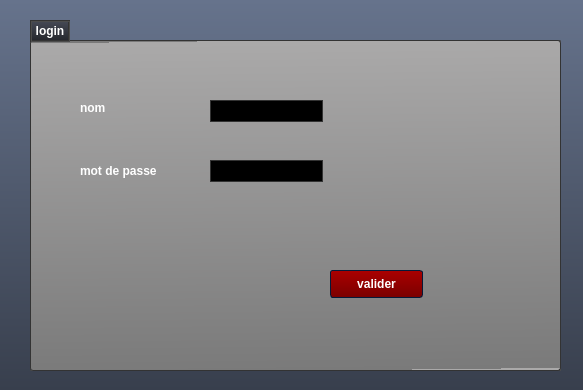
<?xml version="1.0" encoding="UTF-8"?>
<ui version="4.0">
 <class>login</class>
 <widget class="QDialog" name="login">
  <property name="geometry">
   <rect>
    <x>0</x>
    <y>0</y>
    <width>583</width>
    <height>390</height>
   </rect>
  </property>
  <property name="windowTitle">
   <string>Dialog</string>
  </property>
  <property name="styleSheet">
   <string notr="true">/*Copyright (c) DevSec Studio. All rights reserved.

MIT License

Permission is hereby granted, free of charge, to any person obtaining a copy
of this software and associated documentation files (the &quot;Software&quot;), to deal
in the Software without restriction, including without limitation the rights
to use, copy, modify, merge, publish, distribute, sublicense, and/or sell
copies of the Software, and to permit persons to whom the Software is
furnished to do so, subject to the following conditions:

The above copyright notice and this permission notice shall be included in all
copies or substantial portions of the Software.

THE SOFTWARE IS PROVIDED *AS IS*, WITHOUT WARRANTY OF ANY KIND, EXPRESS OR
IMPLIED, INCLUDING BUT NOT LIMITED TO THE WARRANTIES OF MERCHANTABILITY,
FITNESS FOR A PARTICULAR PURPOSE AND NONINFRINGEMENT. IN NO EVENT SHALL THE
AUTHORS OR COPYRIGHT HOLDERS BE LIABLE FOR ANY CLAIM, DAMAGES OR OTHER
LIABILITY, WHETHER IN AN ACTION OF CONTRACT, TORT OR OTHERWISE, ARISING FROM,
OUT OF OR IN CONNECTION WITH THE SOFTWARE OR THE USE OR OTHER DEALINGS IN THE
SOFTWARE.
*/

/*-----QWidget-----*/
QWidget
{
	background-color: qlineargradient(spread:repeat, x1:1, y1:0, x2:1, y2:1, stop:0 rgba(102, 115, 140, 255),stop:1 rgba(56, 63, 77, 255));
	color: #ffffff;
	border-color: #051a39;

}


/*-----QLabel-----*/
QLabel
{
	background-color: transparent;
	color: #ffffff;
	font-weight: bold;

}


QLabel::disabled
{
	background-color: transparent;
	color: #898988;

}


/*-----QMenuBar-----*/
QMenuBar
{
	background-color: #484c58;
	color: #ffffff;
	border-color: #051a39;
	font-weight: bold;

}


QMenuBar::disabled
{
	background-color: #404040;
	color: #898988;
	border-color: #051a39;

}


QMenuBar::item
{
    background-color: transparent;

}


QMenuBar::item:selected
{
    background-color: #c4c5c3;
	color: #000000;
    border: 1px solid #000000;

}


QMenuBar::item:pressed
{
    background-color: #979796;
    border: 1px solid #000;
    margin-bottom: -1px;
    padding-bottom: 1px;

}


/*-----QMenu-----*/
QMenu
{
    background-color: #c4c5c3;
    border: 1px solid;
    color: #000000;
	font-weight: bold;

}


QMenu::separator
{
    height: 1px;
    background-color: #363942;
    color: #ffffff;
    padding-left: 4px;
    margin-left: 10px;
    margin-right: 5px;

}


QMenu::item
{
    min-width : 150px;
    padding: 3px 20px 3px 20px;

}


QMenu::item:selected
{
    background-color: #363942;
    color: #ffffff;

}


QMenu::item:disabled
{
    color: #898988;
}


/*-----QToolTip-----*/
QToolTip
{
	background-color: #bbbcba;
	color: #000000;
	border-color: #051a39;
	border : 1px solid #000000;
	border-radius: 2px;

}


/*-----QPushButton-----*/
QPushButton
{
	background-color: qlineargradient(spread:repeat, x1:0.486, y1:0, x2:0.505, y2:1, stop:0.00480769 rgba(170, 0, 0, 255),stop:1 rgba(122, 0, 0, 255));
	color: #ffffff;
	font-weight: bold;
	border-style: solid;
	border-width: 1px;
	border-radius: 3px;
	border-color: #051a39;
	padding: 5px;

}


QPushButton::disabled
{
	background-color: #404040;
	color: #656565;
	border-color: #051a39;

}


QPushButton::hover
{
	background-color: #9c0000;
	color: #ffffff;
	border-style: solid;
	border-width: 1px;
	border-radius: 3px;
	border-color: #051a39;
	padding: 5px;

}


QPushButton::pressed
{
	background-color: #880000;
	color: #ffffff;
	border-style: solid;
	border-width: 2px;
	border-radius: 3px;
	border-color: #000000;
	padding: 5px;

}


/*-----QToolButton-----*/
QToolButton 
{
	background-color: qlineargradient(spread:repeat, x1:1, y1:0, x2:1, y2:1, stop:0 rgba(177, 181, 193, 255),stop:1 rgba(159, 163, 174, 255));
	color: #ffffff;
	font-weight: bold;
	border-style: solid;
	border-width: 1px;
	border-radius: 3px;
	border-color: #051a39;
	padding: 5px;

}


QToolButton::disabled
{
	background-color: #404040;
	color: #656565;
	border-color: #051a39;

}


QToolButton::hover
{
	background-color: #9fa3ae;
	color: #ffffff;
	border-style: solid;
	border-width: 1px;
	border-radius: 3px;
	border-color: #051a39;
	padding: 5px;

}


QToolButton::pressed
{
	background-color: #7b7e86;
	color: #ffffff;
	border-style: solid;
	border-width: 2px;
	border-radius: 3px;
	border-color: #000000;
	padding: 5px;

}


/*-----QComboBox-----*/
QComboBox
{
    background-color: qlineargradient(spread:repeat, x1:1, y1:0, x2:1, y2:1, stop:0 rgba(118, 118, 118, 255),stop:1 rgba(70, 70, 70, 255));
    border: 1px solid #333333;
    border-radius: 3px;
    padding-left: 6px;
    color: lightgray;
	font-weight: bold;
    height: 20px;

}


QComboBox::disabled
{
	background-color: #404040;
	color: #656565;
	border-color: #051a39;

}


QComboBox:hover
{
    background-color: #646464;

}


QComboBox:on
{
    background-color: #979796;
	color: #000000;

}


QComboBox QAbstractItemView
{
    background-color: #c4c5c3;
    color: #000000;
    border: 1px solid black;
    selection-background-color: #363942;
    selection-color: #ffffff;
    outline: 0;

}


QComboBox::drop-down
{
    subcontrol-origin: padding;
    subcontrol-position: top right;
    width: 15px;
    border-left-width: 1px;
    border-left-color: darkgray;
    border-left-style: solid; 
    border-top-right-radius: 3px; 
    border-bottom-right-radius: 3px;

}


QComboBox::down-arrow
{
    image: url(://arrow-down.png);
    width: 8px;
    height: 8px;
}


/*-----QSpinBox &amp; QDoubleSpinBox &amp; QDateTimeEdit-----*/
QSpinBox, 
QDoubleSpinBox,
QDateTimeEdit
{
	background-color: #000000;
	color: #00ff00;
	font-weight: bold;
	border: 1px solid #333333;
	padding : 4px;

}


QSpinBox::disabled, 
QDoubleSpinBox::disabled,
QDateTimeEdit::disabled
{
	background-color: #404040;
	color: #656565;
	border-color: #051a39;

}


QSpinBox:hover, 
QDoubleSpinBox::hover,
QDateTimeEdit::hover
{
    border: 1px solid #00ff00;

}


QSpinBox::up-button, QSpinBox::down-button,
QDoubleSpinBox::up-button, QDoubleSpinBox::down-button,
QDateTimeEdit::up-button, QDateTimeEdit::down-button
{
	background-color: qlineargradient(spread:repeat, x1:1, y1:0, x2:1, y2:1, stop:0 rgba(118, 118, 118, 255),stop:1 rgba(70, 70, 70, 255));
    border: 0px solid #333333;

}


QSpinBox::disabled, 
QDoubleSpinBox::disabled,
QDateTimeEdit::disabled
{
	background-color: #404040;
	color: #656565;
	border-color: #051a39;

}


QSpinBox::up-button:hover, QSpinBox::down-button:hover,
QDoubleSpinBox::up-button:hover, QDoubleSpinBox::down-button:hover,
QDateTimeEdit::up-button:hover, QDateTimeEdit::down-button:hover
{
	background-color: #646464;
    border: 1px solid #333333;


}


QSpinBox::up-button:disabled, QSpinBox::down-button:disabled,
QDoubleSpinBox::up-button:disabled, QDoubleSpinBox::down-button:disabled,
QDateTimeEdit::up-button:disabled, QDateTimeEdit::down-button:disabled
{
	background-color: #404040;
	color: #656565;
	border-color: #051a39;

}


QSpinBox::up-button:pressed, QSpinBox::down-button:pressed,
QDoubleSpinBox::up-button:pressed, QDoubleSpinBox::down-button::pressed,
QDateTimeEdit::up-button:pressed, QDateTimeEdit::down-button::pressed
{
    background-color: #979796;
    border: 1px solid #444444;

}


QSpinBox::down-arrow,
QDoubleSpinBox::down-arrow,
QDateTimeEdit::down-arrow
{
    image: url(://arrow-down.png);
    width: 7px;

}


QSpinBox::up-arrow,
QDoubleSpinBox::up-arrow,
QDateTimeEdit::up-arrow
{
    image: url(://arrow-up.png);
    width: 7px;

}


/*-----QLineEdit-----*/
QLineEdit
{
	background-color: #000000;
	color: #00ff00;
	font-weight: bold;
    border: 1px solid #333333;
	padding: 4px;

}


QLineEdit:hover
{
    border: 1px solid #00ff00;

}


QLineEdit::disabled
{
	background-color: #404040;
	color: #656565;
	border-width: 1px;
	border-color: #051a39;
	padding: 2px;

}


/*-----QTextEdit-----*/
QTextEdit
{
	background-color: #808080;
	color: #fff;
	border: 1px groove #333333;

}


QTextEdit::disabled
{
	background-color: #404040;
	color: #656565;
	border-color: #051a39;

}


/*-----QGroupBox-----*/
QGroupBox 
{
    border: 1px groove #333333;
	border-radius: 2px;
    margin-top: 20px;

}


QGroupBox 
{
	background-color: qlineargradient(spread:repeat, x1:0.486, y1:0, x2:0.505, y2:1, stop:0.00480769 rgba(170, 169, 169, 255),stop:1 rgba(122, 122, 122, 255));
	font-weight: bold;

}


QGroupBox::title  
{
    background-color: qlineargradient(spread:repeat, x1:1, y1:0, x2:1, y2:1, stop:0 rgba(71, 75, 87, 255),stop:1 rgba(35, 37, 43, 255));
    color: #ffffff;
    border: 2px groove #333333;
    subcontrol-origin: margin;
    subcontrol-position: top left;
    padding: 2px;

}


QGroupBox::title::disabled
{
	background-color: #404040;
	color: #656565;
    subcontrol-origin: margin;
    subcontrol-position: top left;
    padding: 5px;
	border-top-left-radius: 3px;
	border-top-right-radius: 3px;

}


/*-----QCheckBox-----*/
QCheckBox{
	background-color: transparent;
	font-weight: bold;
	color: #fff;

}


QCheckBox::indicator
{
    color: #b1b1b1;
    background-color: #323232;
    border: 2px solid #222222;
    width: 12px;
    height: 12px;

}


QCheckBox::indicator:checked
{
    image:url(://checkbox.png);
    border: 2px solid #00ff00;

}


QCheckBox::indicator:unchecked:hover
{
    border: 2px solid #00ff00;

}


QCheckBox::disabled
{
	color: #656565;

}


QCheckBox::indicator:disabled
{
	background-color: #656565;
	color: #656565;
    border: 1px solid #656565;

}


/*-----QRadioButton-----*/
QRadioButton{
	background-color: transparent;
	font-weight: bold;
	color: #fff;

}


QRadioButton::indicator::unchecked
{ 
	border: 2px inset #222222; 
	border-radius: 6px; 
	background-color:  #323232;
	width: 9px; 
	height: 9px; 

}


QRadioButton::indicator::unchecked:hover
{ 
	border: 2px solid #00ff00; 
	border-radius: 5px; 
	background-color:  #323232;
	width: 9px; 
	height: 9px; 

}


QRadioButton::indicator::checked
{ 
	border: 2px inset #222222; 
	border-radius: 5px; 
	background-color: #00ff00; 
	width: 9px; 
	height: 9px; 

}


QRadioButton::disabled
{
	color: #656565;

}


QRadioButton::indicator:disabled
{
	background-color: #656565;
	color: #656565;
    border: 2px solid #656565;

}


/*-----QTableView &amp; QTableWidget-----*/
QTableView
{
    background-color: #808080;
    border: 1px groove #333333;
    color: #f0f0f0;
	font-weight: bold;
    gridline-color: #333333;
    outline : 0;

}


QTableView::disabled
{
    background-color: #242526;
    border: 1px solid #32414B;
    color: #656565;
    gridline-color: #656565;
    outline : 0;

}


QTableView::item:hover 
{
    background-color: #484c58;
    color: #f0f0f0;

}


QTableView::item:selected 
{
    background-color: #484c58;
    border: 2px groove #00ff00;
    color: #F0F0F0;

}


QTableView::item:selected:disabled
{
    background-color: #1a1b1c;
    border: 2px solid #525251;
    color: #656565;

}


QTableCornerButton::section
{
    background-color: #282830;

}


QHeaderView::section
{
    background-color: #282830;
    color: #fff;
	font-weight: bold;
    text-align: left;
	padding: 4px;
	
}


QHeaderView::section:disabled
{
    background-color: #525251;
    color: #656565;

}


QHeaderView::section:checked
{
    background-color: #00ff00;

}


QHeaderView::section:checked:disabled
{
    color: #656565;
    background-color: #525251;

}


QHeaderView::section::vertical::first,
QHeaderView::section::vertical::only-one
{
    border-top: 0px;

}


QHeaderView::section::vertical
{
    border-top: 0px;

}


QHeaderView::section::horizontal::first,
QHeaderView::section::horizontal::only-one
{
    border-left: 0px;

}


QHeaderView::section::horizontal
{
    border-left: 0px;

}


/*-----QTabWidget-----*/
QTabBar::tab
{
	background-color: transparent;
	color: #ffffff;
	font-weight: bold;
	width: 100px;
	height: 20px;
	
}


QTabBar::tab:disabled
{
	background-color: #656565;
	color: #656565;

}


QTabWidget::pane 
{
	background-color: transparent;
	color: #ffffff;
	border: 1px groove #333333;

}


QTabBar::tab:selected
{
    background-color: #484c58;
	color: #ffffff;
	border: 1px groove #333333;
	border-bottom: 0px;

}


QTabBar::tab:selected:disabled
{
	background-color: #404040;
	color: #656565;

}


QTabBar::tab:!selected 
{
    background-color: #a3a7b2;

}


QTabBar::tab:!selected:hover 
{
    background-color: #484c58;

}


QTabBar::tab:top:!selected 
{
    margin-top: 1px;

}


QTabBar::tab:bottom:!selected 
{
    margin-bottom: 3px;

}


QTabBar::tab:top, QTabBar::tab:bottom 
{
    min-width: 8ex;
    margin-right: -1px;
    padding: 5px 10px 5px 10px;

}


QTabBar::tab:top:selected 
{
    border-bottom-color: none;

}


QTabBar::tab:bottom:selected 
{
    border-top-color: none;

}


QTabBar::tab:top:last, QTabBar::tab:bottom:last,
QTabBar::tab:top:only-one, QTabBar::tab:bottom:only-one 
{
    margin-right: 0;

}


QTabBar::tab:left:!selected 
{
    margin-right: 2px;

}


QTabBar::tab:right:!selected
{
    margin-left: 2px;

}


QTabBar::tab:left, QTabBar::tab:right 
{
    min-height: 15ex;
    margin-bottom: -1px;
    padding: 10px 5px 10px 5px;

}


QTabBar::tab:left:selected 
{
    border-left-color: none;

}


QTabBar::tab:right:selected 
{
    border-right-color: none;

}


QTabBar::tab:left:last, QTabBar::tab:right:last,
QTabBar::tab:left:only-one, QTabBar::tab:right:only-one 
{
    margin-bottom: 0;

}


/*-----QSlider-----*/
QSlider{
	background-color: transparent;

}


QSlider::groove:horizontal 
{
	background-color: transparent;
	height: 6px;

}


QSlider::sub-page:horizontal 
{
	background-color: qlineargradient(spread:reflect, x1:1, y1:0, x2:1, y2:1, stop:0.00480769 rgba(201, 201, 201, 255),stop:1 rgba(72, 72, 72, 255));
	border: 1px solid #000;

}


QSlider::add-page:horizontal 
{
	background-color: #404040;
	border: 1px solid #000; 

}


QSlider::handle:horizontal 
{
	background-color: qlineargradient(spread:reflect, x1:1, y1:0, x2:1, y2:1, stop:0.00480769 rgba(201, 201, 201, 255),stop:1 rgba(72, 72, 72, 255));
	border: 1px solid #000; 
	width: 12px;
	margin-top: -6px;
	margin-bottom: -6px;

}


QSlider::handle:horizontal:hover 
{
	background-color: #808080;

}


QSlider::sub-page:horizontal:disabled 
{
	background-color: #bbb;
	border-color: #999;

}


QSlider::add-page:horizontal:disabled 
{
	background-color: #eee;
	border-color: #999;

}


QSlider::handle:horizontal:disabled 
{
	background-color: #eee;
	border: 1px solid #aaa;

}


QSlider::groove:vertical 
{
	background-color: transparent;
	width: 6px;

}


QSlider::sub-page:vertical 
{
	background-color: qlineargradient(spread:reflect, x1:0, y1:0.483, x2:1, y2:0.517, stop:0.00480769 rgba(201, 201, 201, 255),stop:1 rgba(72, 72, 72, 255));
	border: 1px solid #000;

}


QSlider::add-page:vertical 
{
	background-color: #404040;
	border: 1px solid #000;

}


QSlider::handle:vertical 
{
	background-color: qlineargradient(spread:reflect, x1:0, y1:0.483, x2:1, y2:0.517, stop:0.00480769 rgba(201, 201, 201, 255),stop:1 rgba(72, 72, 72, 255));
	border: 1px solid #000;
	height: 12px;
	margin-left: -6px;
	margin-right: -6px;

}


QSlider::handle:vertical:hover 
{
	background-color: #808080;

}


QSlider::sub-page:vertical:disabled 
{
	background-color: #bbb;
	border-color: #999;

}


QSlider::add-page:vertical:disabled 
{
	background-color: #eee;
	border-color: #999;

}


QSlider::handle:vertical:disabled 
{
	background-color: #eee;
	border: 1px solid #aaa;
	border-radius: 3px;

}


/*-----QDial-----*/
QDial
{
	background-color: #600000;

}


QDial::disabled
{
	background-color: #404040;

}


/*-----QScrollBar-----*/
QScrollBar:horizontal
{
    border: 1px solid #222222;
    background-color: #63676d;
    height: 18px;
    margin: 0px 18px 0 18px;

}


QScrollBar::handle:horizontal
{
    background-color: #a6acb3;
	border: 1px solid #656565;
	border-radius: 2px;
    min-height: 20px;

}


QScrollBar::add-line:horizontal
{
    border: 1px solid #1b1b19;
    background-color: #a6acb3;
    width: 18px;
    subcontrol-position: right;
    subcontrol-origin: margin;

}


QScrollBar::sub-line:horizontal
{
    border: 1px solid #1b1b19;
    background-color: #a6acb3;
    width: 18px;
    subcontrol-position: left;
    subcontrol-origin: margin;

}


QScrollBar::right-arrow:horizontal
{
    image: url(://arrow-right.png);
    width: 8px;
    height: 8px;

}


QScrollBar::left-arrow:horizontal
{
    image: url(://arrow-left.png);
    width: 8px;
    height: 8px;

}


QScrollBar::add-page:horizontal, QScrollBar::sub-page:horizontal
{
    background: none;

}


QScrollBar:vertical
{
    background-color: #63676d;
    width: 18px;
    margin: 18px 0 18px 0;
    border: 1px solid #222222;

}


QScrollBar::handle:vertical
{
    background-color: #a6acb3;
	border: 1px solid #656565;
	border-radius: 2px;
    min-height: 20px;

}


QScrollBar::add-line:vertical
{
    border: 1px solid #1b1b19;
    background-color: #a6acb3;
    height: 18px;
    subcontrol-position: bottom;
    subcontrol-origin: margin;

}


QScrollBar::sub-line:vertical
{
    border: 1px solid #1b1b19;
    background-color: #a6acb3;
    height: 18px;
    subcontrol-position: top;
    subcontrol-origin: margin;

}


QScrollBar::up-arrow:vertical
{
    image: url(://arrow-up.png);
    width: 8px;
    height: 8px;

}


QScrollBar::down-arrow:vertical
{
    image: url(://arrow-down.png);
    width: 8px;
    height: 8px;

}


QScrollBar::add-page:vertical, QScrollBar::sub-page:vertical
{
    background: none;

}


/*-----QProgressBar-----*/
QProgressBar
{
	background-color: #000;
	color: #00ff00;
	font-weight: bold;
	border: 0px groove #000;
	border-radius: 10px;
	text-align: center;

}


QProgressBar:disabled
{
	background-color: #404040;
	color: #656565;
	border-color: #051a39;
	border: 1px solid #000;
	border-radius: 10px;
	text-align: center;

}


QProgressBar::chunk {
	background-color: #ffaf02;
	border: 0px;
	border-radius: 10px;
	color: #000;

}


QProgressBar::chunk:disabled {
	background-color: #333;
	border: 0px;
	border-radius: 10px;
	color: #656565;
}


/*-----QStatusBar-----*/
QStatusBar
{
	background-color: qlineargradient(spread:repeat, x1:1, y1:0, x2:1, y2:1, stop:0 rgba(102, 115, 140, 255),stop:1 rgba(56, 63, 77, 255));
	color: #ffffff;
	border-color: #051a39;
	font-weight: bold;

}


</string>
  </property>
  <widget class="QGroupBox" name="groupBox">
   <property name="geometry">
    <rect>
     <x>30</x>
     <y>20</y>
     <width>531</width>
     <height>351</height>
    </rect>
   </property>
   <property name="title">
    <string>login</string>
   </property>
   <widget class="QLabel" name="label">
    <property name="geometry">
     <rect>
      <x>50</x>
      <y>80</y>
      <width>56</width>
      <height>16</height>
     </rect>
    </property>
    <property name="text">
     <string>nom</string>
    </property>
   </widget>
   <widget class="QLabel" name="label_2">
    <property name="geometry">
     <rect>
      <x>50</x>
      <y>140</y>
      <width>81</width>
      <height>21</height>
     </rect>
    </property>
    <property name="text">
     <string>mot de passe</string>
    </property>
   </widget>
   <widget class="QLineEdit" name="nom_login">
    <property name="geometry">
     <rect>
      <x>180</x>
      <y>80</y>
      <width>113</width>
      <height>22</height>
     </rect>
    </property>
   </widget>
   <widget class="QLineEdit" name="mdp_login">
    <property name="geometry">
     <rect>
      <x>180</x>
      <y>140</y>
      <width>113</width>
      <height>22</height>
     </rect>
    </property>
   </widget>
   <widget class="QPushButton" name="pushButton_login">
    <property name="geometry">
     <rect>
      <x>300</x>
      <y>250</y>
      <width>93</width>
      <height>28</height>
     </rect>
    </property>
    <property name="text">
     <string>valider</string>
    </property>
   </widget>
  </widget>
 </widget>
 <resources/>
 <connections/>
</ui>
